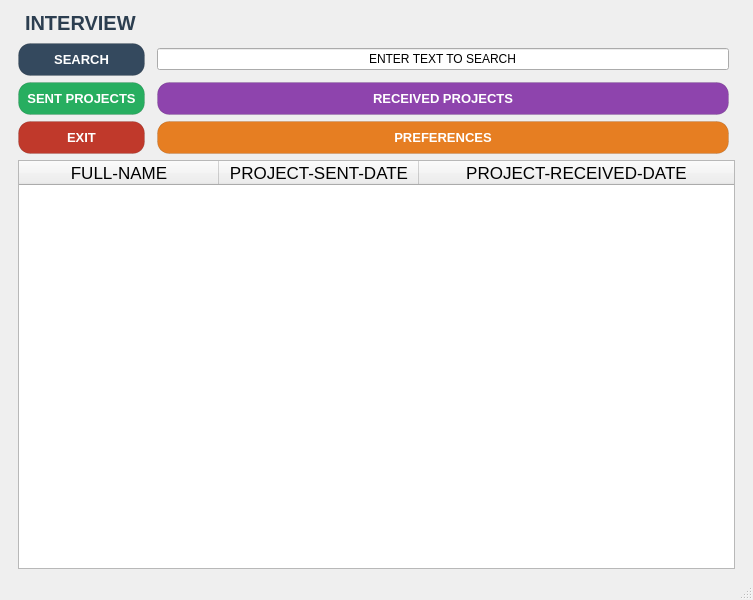
<?xml version="1.0" encoding="UTF-8"?>
<ui version="4.0">
 <class>MainWindow</class>
 <widget class="QMainWindow" name="MainWindow">
  <property name="geometry">
   <rect>
    <x>0</x>
    <y>0</y>
    <width>753</width>
    <height>600</height>
   </rect>
  </property>
  <property name="windowTitle">
   <string>MainWindow</string>
  </property>
  <property name="styleSheet">
   <string notr="true">
QPushButton {
    border-radius: 12px;
    font-weight: bold;
    font-size: 13px;
    color: white;
    padding: 8px;
    border: 1px solid rgba(0,0,0,0.1); 
}


#buttonSearch { background-color: #34495e; }
#buttonSearch:hover { background-color: #465d75; }

#buttonSentProjects { background-color: #27ae60; }
#buttonSentProjects:hover { background-color: #2ecc71; }

#buttonReceivedProjects { background-color: #8e44ad; }
#buttonReceivedProjects:hover { background-color: #9b59b6; }

#buttonBack { background-color: #e67e22; }
#buttonBack:hover { background-color: #f39c12; }

#buttonExit { background-color: #c0392b; }
#buttonExit:hover { background-color: #e74c3c; }


QPushButton:pressed {
    background-color: #2c3e50;
    padding-top: 10px; 
}</string>
  </property>
  <widget class="QWidget" name="centralwidget">
   <layout class="QGridLayout" name="gridLayout">
    <property name="leftMargin">
     <number>18</number>
    </property>
    <property name="rightMargin">
     <number>18</number>
    </property>
    <item row="4" column="0" colspan="4">
     <widget class="QTableWidget" name="tableWidget">
      <attribute name="horizontalHeaderVisible">
       <bool>true</bool>
      </attribute>
      <attribute name="horizontalHeaderCascadingSectionResizes">
       <bool>true</bool>
      </attribute>
      <attribute name="horizontalHeaderDefaultSectionSize">
       <number>200</number>
      </attribute>
      <attribute name="horizontalHeaderHighlightSections">
       <bool>true</bool>
      </attribute>
      <attribute name="horizontalHeaderMinimumSectionSize">
       <number>22</number>
      </attribute>
      <attribute name="horizontalHeaderShowSortIndicator" stdset="0">
       <bool>false</bool>
      </attribute>
      <attribute name="horizontalHeaderStretchLastSection">
       <bool>true</bool>
      </attribute>
      <attribute name="verticalHeaderDefaultSectionSize">
       <number>200</number>
      </attribute>
      <attribute name="verticalHeaderStretchLastSection">
       <bool>true</bool>
      </attribute>
      <column>
       <property name="text">
        <string>FULL-NAME</string>
       </property>
       <property name="font">
        <font>
         <pointsize>13</pointsize>
        </font>
       </property>
      </column>
      <column>
       <property name="text">
        <string>PROJECT-SENT-DATE</string>
       </property>
       <property name="font">
        <font>
         <pointsize>13</pointsize>
        </font>
       </property>
      </column>
      <column>
       <property name="text">
        <string>PROJECT-RECEIVED-DATE</string>
       </property>
       <property name="font">
        <font>
         <pointsize>13</pointsize>
        </font>
       </property>
      </column>
     </widget>
    </item>
    <item row="3" column="0">
     <widget class="QPushButton" name="buttonExit">
      <property name="text">
       <string>EXIT</string>
      </property>
     </widget>
    </item>
    <item row="2" column="0">
     <widget class="QPushButton" name="buttonSentProjects">
      <property name="text">
       <string>SENT PROJECTS</string>
      </property>
     </widget>
    </item>
    <item row="1" column="0">
     <widget class="QPushButton" name="buttonSearch">
      <property name="text">
       <string>SEARCH</string>
      </property>
     </widget>
    </item>
    <item row="1" column="2">
     <widget class="QLineEdit" name="lineArama">
      <property name="text">
       <string>ENTER TEXT TO SEARCH</string>
      </property>
      <property name="alignment">
       <set>Qt::AlignCenter</set>
      </property>
     </widget>
    </item>
    <item row="2" column="2">
     <widget class="QPushButton" name="buttonReceivedProjects">
      <property name="text">
       <string>RECEIVED PROJECTS</string>
      </property>
     </widget>
    </item>
    <item row="3" column="2">
     <widget class="QPushButton" name="buttonBack">
      <property name="text">
       <string>PREFERENCES</string>
      </property>
     </widget>
    </item>
    <item row="0" column="0">
     <widget class="QLabel" name="label">
      <property name="styleSheet">
       <string notr="true">QLabel {
    color: #2c3e50;                /* Koyu profesyonel gri */
    font-size: 20px;               /* Okunaklı boyut */
    font-weight: bold;             /* Kalın yazı */
    font-family: &quot;Segoe UI&quot;, Arial; /* Modern font */
    background-color: transparent;
    padding: 2px;
    qproperty-alignment: 'AlignCenter'; /* Metni ortalar */
}</string>
      </property>
      <property name="text">
       <string>INTERVIEW</string>
      </property>
     </widget>
    </item>
   </layout>
  </widget>
  <widget class="QMenuBar" name="menubar">
   <property name="geometry">
    <rect>
     <x>0</x>
     <y>0</y>
     <width>753</width>
     <height>30</height>
    </rect>
   </property>
  </widget>
  <widget class="QStatusBar" name="statusbar"/>
 </widget>
 <resources/>
 <connections/>
</ui>
